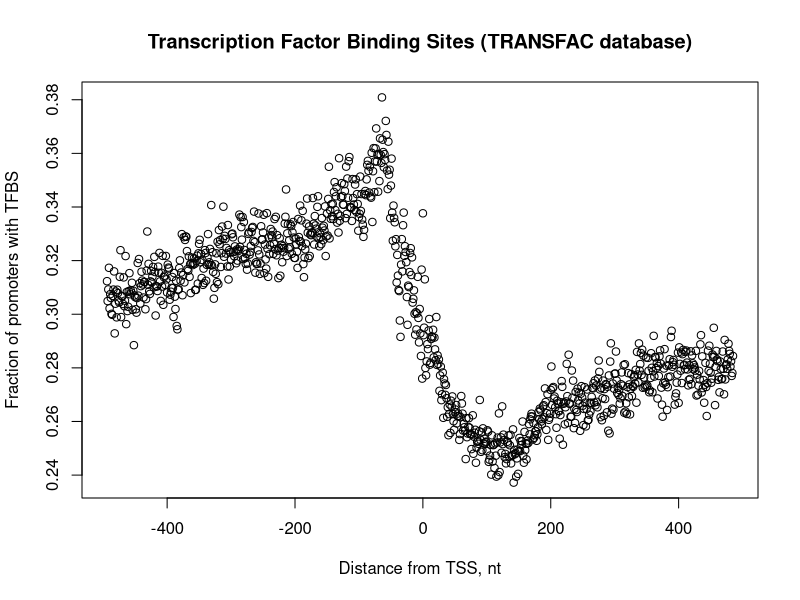

Recreate this plot in R. (Note: this script raises an error after producing the figure.)
data=read.table('./data/transfac.txt',header=T)


#tiff("transfac_ultimate.tiff",height = 7, width = 7, units = 'in',res=600)
plot(data,
main="Transcription Factor Binding Sites (TRANSFAC database)",
ylab='Fraction of promoters with TFBS',
xlab='Distance from TSS, nt')
lines(x,y,col='blue',lwd=3)
lines(predict(smooth.spline(data,df=10)),col='red',lwd=3)
abline(v=0)
#dev.off()
